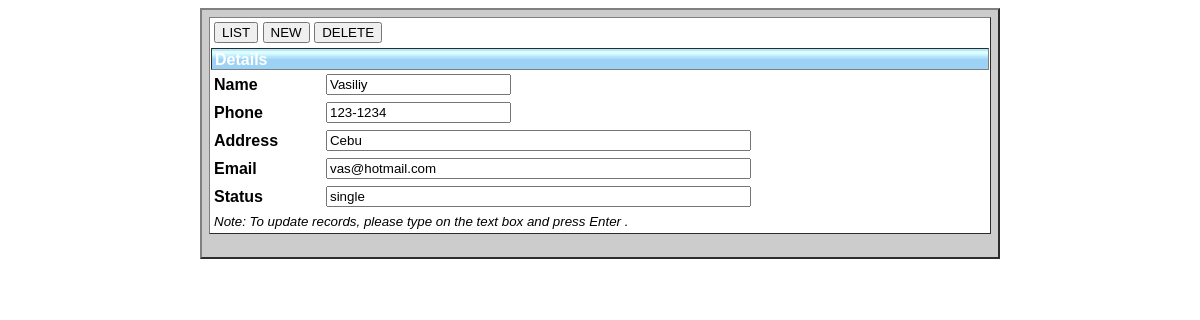
The app's page /index.php?page=4 with its own data.
### tables this page shows
CREATE TABLE `contact_info` (
  `id` smallint(5) unsigned NOT NULL AUTO_INCREMENT,
  `phone` varchar(15) NOT NULL,
  `name` varchar(30) NOT NULL DEFAULT '',
  `address` varchar(65) NOT NULL DEFAULT '',
  `email` varchar(25) NOT NULL DEFAULT '',
  `status` varchar(15) NOT NULL DEFAULT '',
  PRIMARY KEY (`id`)
);

### db_rbtm.php (called while the page is built, shortened)
<?php
$tbl_name="contact_info";
?>

### index.php (the view, shortened to what this page needs)
<html>
<head>
<link rel="stylesheet" type="text/css" href="main.css">
</head>
<?php
	        include("db_rbtm.php");
$pageNum = 0;
		if(isset($_GET['page']))
	{  $pageNumView = $_GET['page'];
	$pageNum = $pageNumView - 1; };
		$query = "SELECT * FROM $tbl_name "." LIMIT $pageNum, 1";
		$result = mysql_query($query) or die('Error, query failed');
		$rows=mysql_fetch_array($result);
?>
<body>
<table width="800" border="2" align="center" cellpadding="2" cellspacing="5" bgcolor="#CCCCCC">
<td>
<form id="form1" name="form1" method="get" action="submenu_choice.php">
<table width="100%" border="1" cellpadding="3" cellspacing="1" bgcolor="#FFFFFF">
<tr>
<td align="left" colspan="2"><input type="submit" name="list" value="LIST" /> <input type="submit" name="new" value="NEW" /> <input id="delrec" type="button" name="delete" value="DELETE" /> </td>
</tr>
</form>
<tr>
<form id="form3" name="form3" method="post" action="">
<tr>
<th colspan="3" bgcolor="#00CCFF"><strong>Details</strong> </th>
</tr>
<tr>
<td width="14%"><strong>Name</strong></td>
<td width="84%"><input name="namedetails" type="text" id="namedetails" size="20" value="<?php echo $rows['name']; ?>"/> </td>
</tr>
</form>
<form id="form4" name="form4" method="post" action="">
<tr>
<td width="14%"><strong>Phone</strong></td>
<td width="84%"><input name="phonedetails" type="text" id="phonedetails" size="20" value="<?php echo $rows['phone']; ?>"/> </td>
</tr>
</form>
<form id="form5" name="form5" method="post" action="">
<tr>
<td width="14%"><strong>Address</strong></td>
<td width="84%"><input name="addressdetails" type="text" id="addressdetails" size="50" value="<?php echo $rows['address']; ?>"/></td>
</tr>
</form>
<form id="form6" name="form6" method="post" action="">
<tr>
<td><strong>Email</strong></td>
<td><input name="emaildetails" type="text" id="emaildetails" size="50" value="<?php echo $rows['email']; ?>"/></td>
</tr>
</form>
<form id="form7" name="form7" method="post" action="">
<tr>
<td><strong>Status</strong></td>
<td><input name="statusdetails" type="text" id="statusdetails" size="50" value="<?php echo $rows['status']; ?>"/></td>
</tr>
<tr>
<td align="left" colspan="2"> <small> <em>Note: To update records, please type on the text box and press Enter . </em></small></td>
</tr>
</form>
</table>
</body>
</html>

### main.css (style rules this page uses)
td { border:0px solid blue; }
th { background-image:url('./img/header.png'); background-repeat:repeat-x; text-align:left; padding-top:2px; padding-bottom:0px; font-weight:900; color:#FFFFFF; }
body { font-family: Helvetica; font-size: 11px; color: #000; }

### records on screen
contact_info: namedetails "Vasiliy", phonedetails "123-1234", addressdetails "Cebu", emaildetails "vas@hotmail.com", statusdetails "single"
